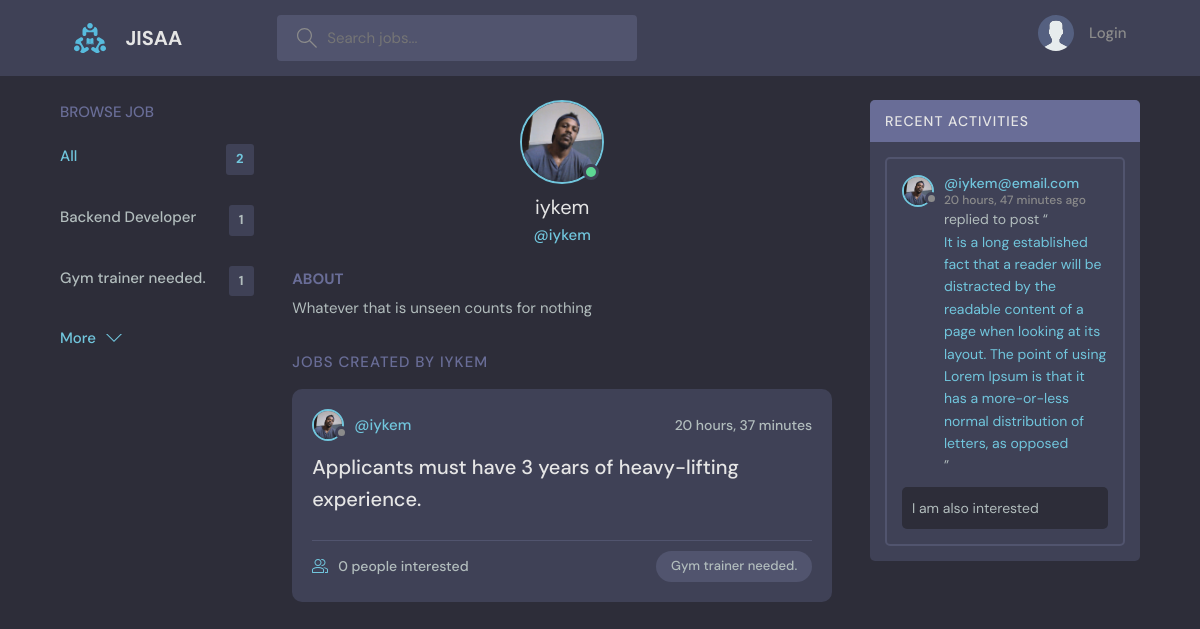
Screenshot of /profile/3/ with the database file from the repository.
### base/models.py (models this page shows, shortened)
class Topic(models.Model):
    name = models.CharField(max_length=200)

class User(AbstractUser):
    name = models.CharField(max_length=200, null=True)
    email = models.EmailField(unique=True, null=True)
    bio = models.TextField(null=True)
    avatar = models.ImageField(null=True, default="avatar.svg")
    USERNAME_FIELD = 'email'
    REQUIRED_FIELDS = []

class Room(models.Model):
    host = models.ForeignKey(User, on_delete = models.SET_NULL, null = True)
    topic = models.ForeignKey(Topic, on_delete = models.SET_NULL, null = True)
    name = models.TextField()
    description = models.TextField(null= True, blank= True)
    participants = models.ManyToManyField(User, related_name='participants', blank= True)
    updated = models.DateTimeField(auto_now= True)
    created = models.DateTimeField(auto_now_add=True)
    class Meta:
        ordering = ['-updated', '-created']
    def __str__(self):
        return self.name

class Message(models.Model):
    user = models.ForeignKey(User, on_delete= models.CASCADE)
    room = models.ForeignKey(Room, on_delete = models.CASCADE)
    body = models.TextField()
    updated = models.DateTimeField(auto_now= True)
    created = models.DateTimeField(auto_now_add=True)
    class Meta:
        ordering = ['-updated', '-created']

### base/views.py (the view)
# urls.py: path('profile/<str:pk>/', views.userProfile, name="user-profile"),
def userProfile(request, pk):
    user = User.objects.get(id=pk)
    rooms = user.room_set.all()
    room_messages = user.message_set.all()
    topics = Topic.objects.all()
    context = {'user': user, 'rooms': rooms, 'room_messages': room_messages, 'topics': topics}
    return render(request, 'base/profile.html', context)

### base/templates/base/profile.html (shortened to what this page needs)
{% extends 'main.html' %}
{% block content %}
  <main class="profile-page layout layout--3">
    <div class="container">
      {% include 'base/topics_component.html' %}
      <div class="roomList">
        <div class="profile">
          <div class="profile__avatar">
            <div class="avatar avatar--large active">
              <img src="{{user.avatar.url}}" />
            </div>
          </div>
          <div class="profile__info">
            <h3>{{user.username}}</h3>
            <p>@{{user.username}}</p>
          </div>
          <div class="profile__about">
            <h3>About</h3>
            <p>
              {{user.bio}}
            </p>
          </div>
        </div>
        <div class="roomList__header">
          <div>
            <h2>Jobs Created by {{user.name}}</a>
            </h2>
          </div>
        </div>
        {% include 'base/feed_component.html' %}
      </div>
      {% include 'base/activity_component.html' %}
    </div>
  </main>
{% endblock content %}

### templates/main.html (shortened to what this page needs)
<!DOCTYPE html>
{% load static %}
<html lang="en">
  <head>
    <link rel="stylesheet" href="{% static 'styles/style.css' %}" />
  </head>
  <body>
    {% include 'navbar.html' %}
    {% block content %}
    {% endblock %}
  </body>
</html>

### templates/navbar.html (shortened to what this page needs)
{% load static %}
<header class="header header--loggedIn">
    <div class="container">
      <a href="{% url 'home' %}" class="header__logo">
        <img src="{% static 'images/logo.svg' %}" />
        <h1>JISAA</h1>
      </a>
      <form class="header__search" method="GET" action="{% url 'home' %}">
        <label>
          <input name="q" placeholder="Search jobs..." />
        </label>
      </form>
      <nav class="header__menu">
        {% if request.user.is_authenticated %}
        <div class="header__user">
          <a href="{% url 'update-user' %}">
            <div class="avatar avatar--medium active">
              <img src="{{request.user.avatar.url}}" />
            </div>
            <p>{{request.user.username}} <span>@{{request.user.username}}</span></p>
          </a>
          <button class="dropdown-button">
            <svg version="1.1" xmlns="http://www.w3.org/2000/svg" width="32" height="32" viewBox="0 0 32 32">
              <title>chevron-down</title>
              <path d="M16 21l-13-13h-3l16 16 16-16h-3l-13 13z"></path>
            </svg>
          </button>
        </div>
        {% else %}
        <a href="{% url 'login' %}">
          <img src="{% static 'images/avatar.svg' %}" />
          <p>Login</p>
        </a>
        {% endif %}
      </nav>
    </div>
  </header>

### base/templates/base/topics_component.html
<div class="topics">
    <div class="topics__header">
        <h2>Browse Job</h2>
    </div>
      <ul class="topics__list">
        <li>
          <a href="{% url 'home' %}" class="active">All <span>{{topics.count}}</span></a>
        </li>
        {% for topic in topics %}
        <li>
          <a href="{% url 'home' %}?q={{topic.name}}">{{topic.name}} <span>{{topic.room_set.all.count}}</span></a>
        </li>
        {% endfor %}
      </ul>
      <a class="btn btn--link" href="{% url 'topics' %}">
        More
        <svg version="1.1" xmlns="http://www.w3.org/2000/svg" width="32" height="32" viewBox="0 0 32 32">
          <title>chevron-down</title>
          <path d="M16 21l-13-13h-3l16 16 16-16h-3l-13 13z"></path>
        </svg>
      </a>
  </div>

### base/templates/base/feed_component.html (shortened to what this page needs)
{%for room in rooms %}
<div class="roomListRoom">
    <div class="roomListRoom__header">
      <a href="{% url 'user-profile' room.host.id %}" class="roomListRoom__author">
        <div class="avatar avatar--small">
          <img src="{{room.host.avatar.url}}" />
        </div>
        <span>@{{room.host.username}}</span>
      </a>
      <div class="roomListRoom__actions">
        <span>{{room.created|timesince}}</span>
      </div>
    </div>
    <div class="roomListRoom__content">
      <a href="{% url 'room' room.id %}">{{room.name}}</a>
    </div>
    <div class="roomListRoom__meta">
      <a href="{% url 'room' room.id %}" class="roomListRoom__joined">
        {{room.participants.all.count}} people interested
      </a>
      <p class="roomListRoom__topic">{{room.topic.name}}</p>
    </div>
</div>
{% endfor %}

### base/templates/base/activity_component.html (shortened to what this page needs)
<div class="activities">
    <div class="activities__header">
      <h2>Recent Activities</h2>
    </div>
    {% for message in room_messages %}
    <div class="activities__box">
      <div class="activities__boxHeader roomListRoom__header">
        <a href="{% url 'user-profile' message.user.id %}" class="roomListRoom__author">
          <div class="avatar avatar--small">
            <img src="{{message.user.avatar.url}}" />
          </div>
          <p>
            @{{message.user}}
            <span>{{message.created|timesince}} ago</span>
          </p>
        </a>
      </div>
      <div class="activities__boxContent">
        <p>replied to post “<a href="{% url 'room' message.room.id %}">{{message.room}}</a>”</p>
        <div class="activities__boxRoomContent">
          {{message.body}}
        </div>
      </div>
    </div>
    {% endfor %}
  </div>

### rows the page displays
Topic: name "Backend Developer", room_set.all.count "1"
Topic: name "Gym trainer needed.", room_set.all.count "1"
User: avatar (picture), username "iykem", bio "Whatever that is unseen counts for nothing", name "IYKEM"
Room: host.avatar (picture), host.username "iykem", created "20 hours, 37 minutes", name "Applicants must have 3 years of heavy-lifting experience.", participants.all.count "0", topic.name "Gym trainer needed."
Message: user.avatar (picture), user "iykem@email.com", created "20 hours, 47 minutes", room "It is a long established fact that a reader will be distracted by the readable content of a page when looking at its layout. The point of using Lorem Ipsum is that it has a more-or-less normal distribution of letters, as opposed", body "I am also interested"

### other values shown
{{ topics.count }} "2"
